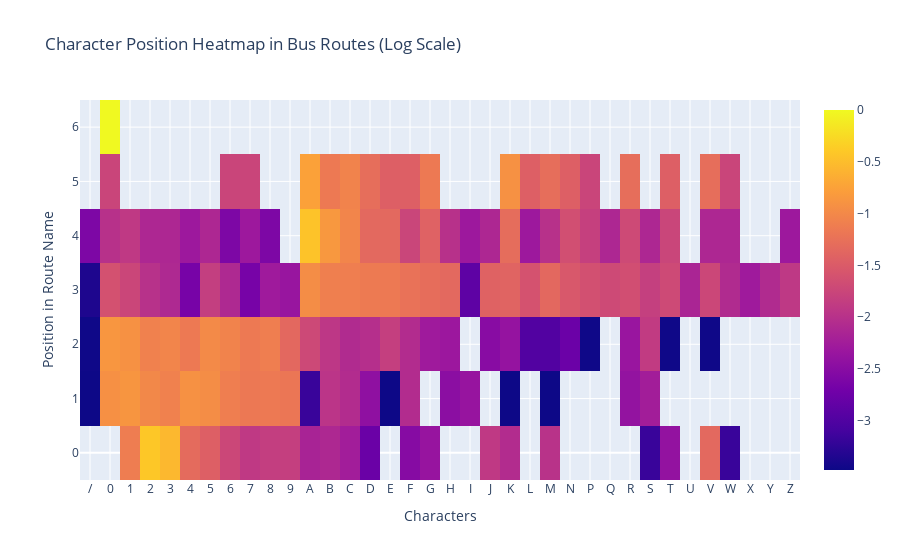

The code cell stored with this chart in its notebook:
### Code cell
fig = go.Figure()
fig.add_trace(go.Heatmap(z=np.log10(character_position_prob_per_position), x=unique_characters))
fig.update_layout(
    title="Character Position Heatmap in Bus Routes (Log Scale)",
    xaxis_title="Characters",
    yaxis_title="Position in Route Name",
)

### Figure 1 — Plotly figure (JSON) as saved in the notebook; plotly's stock layout.template omitted (floating-point values rounded to 4 significant figures; data arrays with more than 128 entries replaced by an {"elided": "..."} marker saying what was removed)
{"data": [{"type": "heatmap", "x": ["/", "0", "1", "2", "3", "4", "5", "6", "7", "8", "9", "A", "B", "C", "D", "E", "F", "G", "H", "I", "J", "K", "L", "M", "N", "P", "Q", "R", "S", "T", "U", "V", "W", "X", "Y", "Z"], "z": {"elided": "7x36 float values"}}], "layout": {"title": {"text": "Character Position Heatmap in Bus Routes (Log Scale)"}, "xaxis": {"title": {"text": "Characters"}}, "yaxis": {"title": {"text": "Position in Route Name"}}}}
